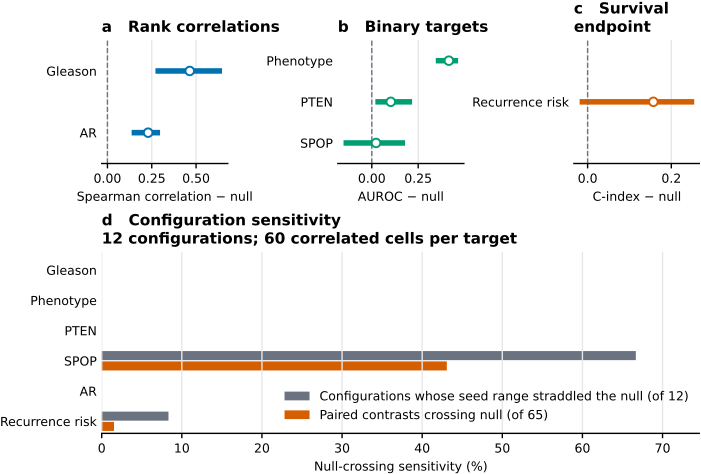

The Python source for this figure:
"""Render a decision-level stability overview without the full heatmap grid."""
from __future__ import annotations

import argparse
from collections.abc import Sequence
from pathlib import Path

import matplotlib

matplotlib.use("Agg")
import matplotlib.pyplot as plt
import numpy as np
import pandas as pd

from projects.prostate_biomarker_validation.paper.figures.style import (
    COLORBLIND_SAFE_PALETTE,
    DOUBLE_COLUMN_MM,
    PANEL_FONT_PT,
    apply_journal_style,
    figure_size,
    save_vector_figure,
)


ROOT = Path(__file__).resolve().parents[4]
DEFAULT_SOURCE = ROOT / "projects/prostate_biomarker_validation/paper/figure_data/fig6_stability_overview.csv"
DEFAULT_OUTPUT = Path(__file__).with_suffix(".pdf")
FIGURE_WIDTH_MM = DOUBLE_COLUMN_MM
MARKERS = ("gleason", "phenotype", "pten", "spop", "ar", "marker7")
MARKER_LABELS = {
    "gleason": "Gleason", "phenotype": "Phenotype", "pten": "PTEN",
    "spop": "SPOP", "ar": "AR", "marker7": "Recurrence risk",
}
EXPECTED_KEYS = {
    f"{marker}:{component}" for marker in MARKERS
    for component in ("configuration_range", "contrast_sensitivity")
}
REQUIRED_COLUMNS = {
    "semantic_key", "marker", "component", "metric", "null_value",
    "primary_estimate", "range_low", "range_high", "n_configurations",
    "n_correlated_cells", "n_null_crossings", "n_contrasts", "evidence_state",
    "missingness_status", "missingness_detail", "source_path", "source_field",
}
RANGE_METRICS = {
    "gleason": "patient_spearman_rho",
    "phenotype": "patient_auroc",
    "pten": "patient_auroc",
    "spop": "patient_auroc",
    "ar": "patient_spearman_rho",
    "marker7": "patient_c_index",
}


def load_sources(source_paths: Sequence[Path]) -> tuple[pd.DataFrame]:
    """Load all six marker range/sensitivity pairs with finite summaries."""
    if len(source_paths) != 1:
        raise ValueError("Figure 6 requires exactly one source CSV")
    frame = pd.read_csv(Path(source_paths[0]))
    missing = REQUIRED_COLUMNS - set(frame.columns)
    if missing:
        raise ValueError(f"Figure 6 missing required columns: {sorted(missing)}")
    if frame["semantic_key"].isna().any() or frame["semantic_key"].duplicated().any():
        raise ValueError("Figure 6 semantic_key values must be present and unique")
    if set(frame["semantic_key"]) != EXPECTED_KEYS:
        raise ValueError("Figure 6 semantic keys do not match six marker component pairs")
    if set(frame["marker"]) != set(MARKERS):
        raise ValueError("Figure 6 requires all six markers")
    if set(frame["component"]) != {"configuration_range", "contrast_sensitivity"}:
        raise ValueError("Figure 6 component groups do not reconcile")
    for column in ("null_value", "primary_estimate", "range_low", "range_high",
                   "n_configurations", "n_correlated_cells", "n_null_crossings",
                   "n_contrasts"):
        values = pd.to_numeric(frame[column], errors="coerce").to_numpy(float)
        if not np.isfinite(values).all():
            raise ValueError(f"Figure 6 {column} must be finite")
    if (pd.to_numeric(frame["range_low"]) > pd.to_numeric(frame["range_high"])).any():
        raise ValueError("Figure 6 ranges are reversed")
    ranges = frame["component"].eq("configuration_range")
    contrasts = ~ranges
    range_estimates = pd.to_numeric(frame.loc[ranges, "primary_estimate"])
    if (pd.to_numeric(frame.loc[ranges, "range_low"]) > range_estimates).any() or (
        pd.to_numeric(frame.loc[ranges, "range_high"]) < range_estimates
    ).any():
        raise ValueError("Figure 6 configuration ranges must contain primary_estimate")
    expected_metrics = frame.apply(
        lambda row: RANGE_METRICS[row["marker"]]
        if row["component"] == "configuration_range" else "paired_delta",
        axis=1,
    )
    if not frame["metric"].eq(expected_metrics).all():
        raise ValueError("Figure 6 marker/component metric mapping does not reconcile")
    count_columns = (
        "n_configurations", "n_correlated_cells", "n_null_crossings", "n_contrasts"
    )
    for column in count_columns:
        values = pd.to_numeric(frame[column]).to_numpy(float)
        if (values < 0).any() or not np.equal(values, np.floor(values)).all():
            raise ValueError(f"Figure 6 {column} must contain nonnegative integer counts")
    if not pd.to_numeric(frame.loc[ranges, "n_configurations"]).eq(12).all():
        raise ValueError("Figure 6 range rows must summarize 12 configurations")
    if not pd.to_numeric(frame.loc[ranges, "n_correlated_cells"]).eq(60).all():
        raise ValueError("Figure 6 range rows must summarize 60 correlated cells")
    if not pd.to_numeric(frame.loc[contrasts, "n_contrasts"]).eq(65).all():
        raise ValueError("Figure 6 sensitivity rows must summarize 65 contrasts")
    if not pd.to_numeric(frame.loc[ranges, "n_contrasts"]).eq(0).all() or not (
        pd.to_numeric(frame.loc[contrasts, "n_configurations"]).eq(0).all()
        and pd.to_numeric(frame.loc[contrasts, "n_correlated_cells"]).eq(0).all()
    ):
        raise ValueError("Figure 6 component-specific count scopes do not reconcile")
    if (pd.to_numeric(frame.loc[ranges, "n_null_crossings"]) > 12).any() or (
        pd.to_numeric(frame.loc[contrasts, "n_null_crossings"]) > 65
    ).any():
        raise ValueError("Figure 6 null-crossing counts exceed their denominators")
    if set(frame["missingness_status"]) != {"none"}:
        raise ValueError("Figure 6 missingness_status must explicitly be none")
    for column in ("metric", "evidence_state", "missingness_detail", "source_path",
                   "source_field"):
        if frame[column].isna().any() or frame[column].astype(str).str.strip().eq("").any():
            raise ValueError(f"Figure 6 {column} must be explicitly populated")
    return (frame.reset_index(drop=True),)


def configuration_straddle_percentages(frame: pd.DataFrame) -> pd.Series:
    """Return percent of 12 configurations whose five-seed range straddles null."""
    rows = frame[frame["component"].eq("configuration_range")].set_index("marker")
    return 100.0 * pd.to_numeric(rows["n_null_crossings"]) / pd.to_numeric(
        rows["n_configurations"]
    )


def _range_panel(axis, frame: pd.DataFrame, markers: tuple[str, ...], xlabel: str,
                 color: str) -> None:
    rows = frame.set_index("marker").loc[list(markers)]
    y = np.arange(len(rows))
    for index, (marker, row) in enumerate(rows.iterrows()):
        null = float(row.null_value)
        low = float(row.range_low) - null
        high = float(row.range_high) - null
        mean = float(row.primary_estimate) - null
        axis.plot([low, high], [index, index], color=color, linewidth=4,
                  solid_capstyle="butt")
        axis.scatter(mean, index, s=38, facecolor="white", edgecolor=color,
                     linewidth=1.4, zorder=3)
    axis.axvline(0.0, color="#6B7280", linestyle="--")
    axis.set_yticks(y, [MARKER_LABELS[marker] for marker in markers])
    axis.set_ylim(len(rows) - 0.5, -0.5)
    axis.set_xlabel(xlabel)
    axis.grid(axis="x", color="#E5E7EB")
    axis.spines[["top", "right", "left"]].set_visible(False)
    axis.tick_params(axis="y", length=0)


def render(source_paths: Sequence[Path], output_pdf: Path) -> None:
    """Render marker ranges relative to null and compact sensitivity counts."""
    (frame,) = load_sources(source_paths)
    apply_journal_style()
    ranges = frame[frame.component == "configuration_range"]
    sensitivity = frame[frame.component == "contrast_sensitivity"].set_index("marker")
    fig = plt.figure(figsize=figure_size(FIGURE_WIDTH_MM, 0.68), constrained_layout=True)
    grid = fig.add_gridspec(2, 3, height_ratios=(0.85, 1.25))
    axis_a = fig.add_subplot(grid[0, 0])
    axis_b = fig.add_subplot(grid[0, 1])
    axis_c = fig.add_subplot(grid[0, 2])
    axis_d = fig.add_subplot(grid[1, :])

    _range_panel(axis_a, ranges, ("gleason", "ar"), "Spearman correlation − null",
                 COLORBLIND_SAFE_PALETTE[0])
    axis_a.set_title("a   Rank correlations", loc="left", fontweight="bold")
    _range_panel(axis_b, ranges, ("phenotype", "pten", "spop"), "AUROC − null",
                 COLORBLIND_SAFE_PALETTE[2])
    axis_b.set_title("b   Binary targets", loc="left", fontweight="bold")
    _range_panel(axis_c, ranges, ("marker7",), "C-index − null",
                 COLORBLIND_SAFE_PALETTE[1])
    axis_c.set_title("c   Survival\nendpoint", loc="left", fontweight="bold")

    order = list(MARKERS)
    range_rows = ranges.set_index("marker").loc[order]
    contrast_rows = sensitivity.loc[order]
    y = np.arange(len(order))
    config_rates = configuration_straddle_percentages(frame).loc[order].to_numpy(float)
    contrast_rates = 100 * contrast_rows["n_null_crossings"].to_numpy(float) / 65.0
    axis_d.barh(y - 0.17, config_rates, height=0.30, color=COLORBLIND_SAFE_PALETTE[3],
                label="Configurations whose seed range straddled the null (of 12)")
    axis_d.barh(y + 0.17, contrast_rates, height=0.30, color=COLORBLIND_SAFE_PALETTE[1],
                label="Paired contrasts crossing null (of 65)")
    axis_d.set_yticks(y, [MARKER_LABELS[marker] for marker in order])
    axis_d.set_ylim(len(order) - 0.6, -0.6)
    axis_d.set_xlim(0, max(50, float(max(config_rates.max(), contrast_rates.max())) + 8))
    axis_d.set_xticks(np.arange(0, 71, 10))
    axis_d.set_xlabel("Null-crossing sensitivity (%)")
    axis_d.set_title(
        "d   Configuration sensitivity\n"
        "12 configurations; 60 correlated cells per target",
        loc="left", fontweight="bold",
    )
    axis_d.legend(frameon=False, loc="lower right")
    axis_d.grid(axis="x", color="#E5E7EB")
    axis_d.spines[["top", "right", "left"]].set_visible(False)
    axis_d.tick_params(axis="y", length=0)
    save_vector_figure(fig, Path(output_pdf))


def main() -> None:
    parser = argparse.ArgumentParser(description=__doc__)
    parser.add_argument("--source", type=Path, default=DEFAULT_SOURCE)
    parser.add_argument("--output", type=Path, default=DEFAULT_OUTPUT)
    args = parser.parse_args()
    render((args.source,), args.output)


if __name__ == "__main__":
    main()
